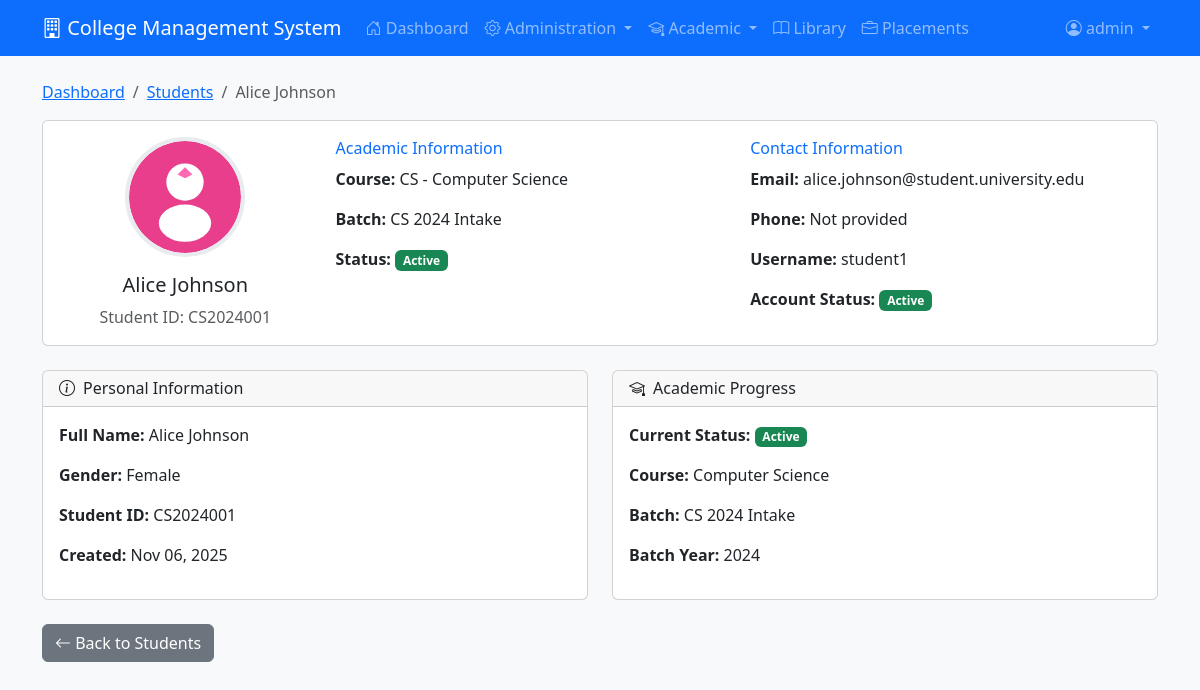
Page /traditional-php/student_details.php?id=1 (signed in) on the committed database.
### tables this page shows
CREATE TABLE users (
    user_id INT PRIMARY KEY AUTO_INCREMENT,
    username VARCHAR(100) NOT NULL UNIQUE,
    password_hash VARCHAR(255) NOT NULL,
    role_id INT NOT NULL,
    is_active TINYINT(1) DEFAULT 1,
    created_at TIMESTAMP DEFAULT CURRENT_TIMESTAMP,
    FOREIGN KEY (role_id) REFERENCES roles(role_id)
);

CREATE TABLE students (
    student_pk_id INT PRIMARY KEY AUTO_INCREMENT,
    student_id VARCHAR(20) NOT NULL UNIQUE,
    user_id INT NULL UNIQUE,
    full_name VARCHAR(200) NOT NULL,
    email VARCHAR(100) UNIQUE,
    course_id INT NOT NULL,
    batch_id INT NOT NULL,
    academic_status ENUM('Active', 'On Leave', 'Suspended', 'Graduated') DEFAULT 'Active',
    profile_picture VARCHAR(255) NULL,
    gender ENUM('Male', 'Female', 'Other') DEFAULT 'Other',
    created_at TIMESTAMP DEFAULT CURRENT_TIMESTAMP,
    FOREIGN KEY (user_id) REFERENCES users(user_id),
    FOREIGN KEY (course_id) REFERENCES courses(course_id),
    FOREIGN KEY (batch_id) REFERENCES batches(batch_id)
);

CREATE TABLE courses (
    course_id INT PRIMARY KEY AUTO_INCREMENT,
    course_code VARCHAR(10) NOT NULL UNIQUE,
    course_name VARCHAR(150) NOT NULL,
    duration_years INT
);

CREATE TABLE batches (
    batch_id INT PRIMARY KEY AUTO_INCREMENT,
    course_id INT NOT NULL,
    batch_year YEAR NOT NULL,
    batch_name VARCHAR(50) NOT NULL,
    FOREIGN KEY (course_id) REFERENCES courses(course_id)
);

### traditional-php/config.php (called while the page is built, shortened)
<?php
try {
    $pdo = new PDO(
        "mysql:host=" . DB_HOST . ";dbname=" . DB_NAME . ";charset=utf8mb4",
        DB_USER,
        DB_PASS,
        [
            PDO::ATTR_ERRMODE => PDO::ERRMODE_EXCEPTION,
            PDO::ATTR_DEFAULT_FETCH_MODE => PDO::FETCH_ASSOC,
            PDO::ATTR_EMULATE_PREPARES => false,
        ]
    );
} catch (PDOException $e) {
    die("Database connection failed: " . $e->getMessage());
}
function isLoggedIn() {
    return isset($_SESSION['user_id']);
}
function getCurrentUser() {
    global $pdo;
    try {
        $stmt = $pdo->prepare("
            SELECT u.*, r.role_name,
                   CASE
                       WHEN r.role_name = 'Faculty' THEN f.faculty_id
                       WHEN r.role_name = 'Student' THEN s.student_pk_id
                       ELSE NULL
                   END as faculty_id,
                   CASE
                       WHEN r.role_name = 'Faculty' THEN f.faculty_id
                       WHEN r.role_name = 'Student' THEN s.student_pk_id
                       ELSE NULL
                   END as student_id
            FROM users u
            LEFT JOIN roles r ON u.role_id = r.role_id
            LEFT JOIN faculty f ON u.user_id = f.user_id
            LEFT JOIN students s ON u.user_id = s.user_id
            WHERE u.user_id = ?
        ");
        $stmt->execute([$_SESSION['user_id']]);
        $user = $stmt->fetch(PDO::FETCH_ASSOC);
        if ($user) {
            return $user;
        }
        return null;
    } catch (PDOException $e) {
        error_log("getCurrentUser: Database error: " . $e->getMessage());
        return [
            'user_id' => $_SESSION['user_id'],
            'username' => $_SESSION['username'] ?? 'unknown',
            'role_name' => $_SESSION['role'] ?? 'Student',
            'faculty_id' => null,
            'student_id' => null,
            'full_name' => $_SESSION['username'] ?? 'Unknown User'
        ];
    }
}
function hasRole($roles) {
    $user = getCurrentUser();
    $roleMapping = [
        'Management' => 'Administrative Staff',
        'Staff' => 'Administrative Staff',
        'Admin' => 'Admin',
        'Faculty' => 'Faculty',
        'Student' => 'Student'
    ];
    $mappedRoles = [];
    foreach ($roles as $role) {
        if (isset($roleMapping[$role])) {
            $mappedRoles[] = $roleMapping[$role];
        } else {
            $mappedRoles[] = $role;
        }
    }
    return in_array($user['role_name'], $mappedRoles);
}
function getPermissions() {
    return [
        'Admin' => [
            'read' => ['all'],
            'write' => ['all'],
            'modules' => ['dashboard', 'students', 'faculty', 'courses', 'subjects', 'tests', 'grades', 'fees', 'library', 'placements', 'admissions', 'announcements', 'settings', 'papers']
        ],
        'Administrative Staff' => [
            'read' => ['all'],
            'write' => ['all'],
            'modules' => ['dashboard', 'students', 'faculty', 'courses', 'subjects', 'tests', 'grades', 'fees', 'library', 'placements', 'admissions', 'announcements', 'settings', 'papers']
        ],
        'Faculty' => [
            'read' => ['students', 'library', 'placements', 'dashboard', 'subjects', 'tests', 'grades', 'papers'],
            'write' => ['announcements', 'grades', 'tests', 'papers'],
            'modules' => ['dashboard', 'students', 'library', 'placements', 'announcements', 'grades', 'tests', 'subjects', 'papers']
        ],
        'Student' => [
            'read' => ['all'],
            'write' => [],
            'modules' => ['dashboard', 'grades', 'library', 'placements', 'announcements', 'papers']
        ]
    ];
}
function canAccessModule($module) {
    $user = getCurrentUser();
    $permissions = getPermissions();
    $role = $user['role_name'];
    return in_array($module, $permissions[$role]['modules']);
}
function escape($string) {
    return htmlspecialchars($string, ENT_QUOTES, 'UTF-8');
}
function getProfilePictureUrl($profilePicturePath, $gender = 'Other') {
    $gender = $gender ? strtolower($gender) : 'other';
    if ($gender === 'male') {
        return 'uploads/avatars/male.svg';
    } elseif ($gender === 'female') {
        return 'uploads/avatars/female.svg';
    } else {
        return 'uploads/avatars/other.svg';
    }
}

### traditional-php/student_details.php (the view, shortened to what this page needs)
<?php
require_once 'config.php';
$user = getCurrentUser();
$student_id = $_GET['id'] ?? 0;
$stmt = $pdo->prepare("
    SELECT s.*, c.course_name, c.course_code, b.batch_name, b.batch_year,
           u.username, u.is_active as user_active
    FROM students s
    LEFT JOIN courses c ON s.course_id = c.course_id
    LEFT JOIN batches b ON s.batch_id = b.batch_id
    LEFT JOIN users u ON s.user_id = u.user_id
    WHERE s.student_pk_id = ?
");
$stmt->execute([$student_id]);
$student = $stmt->fetch(PDO::FETCH_ASSOC);
?>
<!DOCTYPE html>
<html lang="en">
<head>
    <link href="https://cdn.jsdelivr.net/npm/bootstrap@5.3.0/dist/css/bootstrap.min.css" rel="stylesheet">
    <link href="https://cdn.jsdelivr.net/npm/bootstrap-icons@1.10.0/font/bootstrap-icons.css" rel="stylesheet">
</head>
<body class="bg-light">
    <nav class="navbar navbar-expand-lg navbar-dark bg-primary">
        <div class="container">
            <a class="navbar-brand" href="dashboard.php">
                <i class="bi bi-building"></i> College Management System
            </a>
            <div class="collapse navbar-collapse" id="navbarNav">
                <ul class="navbar-nav me-auto">
                    <li class="nav-item">
                        <a class="nav-link" href="dashboard.php">
                            <i class="bi bi-house-door"></i> Dashboard
                        </a>
                    </li>
                    <?php if (hasRole(['Administrative Staff', 'Admin'])): ?>
                    <li class="nav-item dropdown">
                        <a class="nav-link dropdown-toggle" href="#" id="adminDropdown" role="button" data-bs-toggle="dropdown">
                            <i class="bi bi-gear"></i> Administration
                        </a>
                    </li>
                    <?php endif; ?>
                    <?php if (canAccessModule('subjects') || canAccessModule('tests') || canAccessModule('grades') || canAccessModule('students') || canAccessModule('faculty')): ?>
                    <li class="nav-item dropdown">
                        <a class="nav-link dropdown-toggle" href="#" id="academicDropdown" role="button" data-bs-toggle="dropdown">
                            <i class="bi bi-mortarboard"></i> Academic
                        </a>
                    </li>
                    <?php endif; ?>
                    <?php if (canAccessModule('library')): ?>
                    <li class="nav-item">
                        <a class="nav-link" href="library.php">
                            <i class="bi bi-book"></i> Library
                        </a>
                    </li>
                    <?php endif; ?>
                    <?php if (canAccessModule('placements')): ?>
                    <li class="nav-item">
                        <a class="nav-link" href="placements.php">
                            <i class="bi bi-briefcase"></i> Placements
                        </a>
                    </li>
                    <?php endif; ?>
                    <?php if (hasRole(['Student'])): ?>
                    <li class="nav-item">
                        <a class="nav-link" href="student-grades.php">
                            <i class="bi bi-award"></i> My Grades
                        </a>
                    </li>
                    <li class="nav-item">
                        <a class="nav-link" href="fees.php">
                            <i class="bi bi-currency-dollar"></i> Fees
                        </a>
                    </li>
                    <li class="nav-item">
                        <a class="nav-link" href="library.php">
                            <i class="bi bi-book"></i> Library
                        </a>
                    </li>
                    <?php endif; ?>
                </ul>
                <ul class="navbar-nav">
                    <li class="nav-item dropdown">
                        <a class="nav-link dropdown-toggle" href="#" id="userDropdown" role="button" data-bs-toggle="dropdown">
                            <i class="bi bi-person-circle"></i> <?php echo escape($user['username']); ?>
                        </a>
                    </li>
                </ul>
            </div>
        </div>
    </nav>
    <div class="container mt-4">
        <nav aria-label="breadcrumb">
            <ol class="breadcrumb">
                <li class="breadcrumb-item"><a href="dashboard.php">Dashboard</a></li>
                <li class="breadcrumb-item"><a href="students.php">Students</a></li>
                <li class="breadcrumb-item active"><?php echo escape($student['full_name']); ?></li>
            </ol>
        </nav>
        <div class="card mb-4">
            <div class="card-body">
                <div class="row align-items-center">
                    <div class="col-md-3 text-center">
                        <img src="<?php echo getProfilePictureUrl($student['profile_picture'] ?? null, $student['gender'] ?? 'Other'); ?>"
                             alt="Profile Picture" class="profile-picture mb-3">
                        <h5><?php echo escape($student['full_name']); ?></h5>
                        <p class="text-muted mb-0">Student ID: <?php echo escape($student['student_id']); ?></p>
                    </div>
                    <div class="col-md-9">
                        <div class="row">
                            <div class="col-md-6">
                                <h6 class="text-primary">Academic Information</h6>
                                <p><strong>Course:</strong>
                                    <?php if ($student['course_name']): ?>
                                        <?php echo escape($student['course_code'] . ' - ' . $student['course_name']); ?>
                                    <?php else: ?>
                                        Not assigned
                                    <?php endif; ?>
                                </p>
                                <p><strong>Batch:</strong> <?php echo escape($student['batch_name'] ?? 'Not assigned'); ?></p>
                                <p><strong>Status:</strong>
                                    <span class="badge bg-<?php
                                        echo $student['academic_status'] === 'Active' ? 'success' :
                                            ($student['academic_status'] === 'Graduated' ? 'primary' : 'warning');
                                    ?>">
                                        <?php echo escape($student['academic_status']); ?>
                                    </span>
                                </p>
                            </div>
                            <div class="col-md-6">
                                <h6 class="text-primary">Contact Information</h6>
                                <p><strong>Email:</strong> <?php echo escape($student['email'] ?? 'Not provided'); ?></p>
                                <p><strong>Phone:</strong> <?php echo escape($student['contact_number'] ?? 'Not provided'); ?></p>
                                <p><strong>Username:</strong> <?php echo escape($student['username'] ?? 'Not set'); ?></p>
                                <p><strong>Account Status:</strong>
                                    <span class="badge bg-<?php echo ($student['user_active'] ?? 0) ? 'success' : 'secondary'; ?>">
                                        <?php echo ($student['user_active'] ?? 0) ? 'Active' : 'Inactive'; ?>
                                    </span>
                                </p>
                            </div>
                        </div>
                    </div>
                </div>
            </div>
        </div>
        <div class="row">
            <div class="col-md-6">
                <div class="card detail-card h-100">
                    <div class="card-header">
                        <h6 class="mb-0"><i class="bi bi-info-circle me-2"></i>Personal Information</h6>
                    </div>
                    <div class="card-body">
                        <p><strong>Full Name:</strong> <?php echo escape($student['full_name']); ?></p>
                        <p><strong>Gender:</strong> <?php echo escape($student['gender'] ?? 'Not specified'); ?></p>
                        <p><strong>Student ID:</strong> <?php echo escape($student['student_id']); ?></p>
                        <p><strong>Created:</strong> <?php echo date('M d, Y', strtotime($student['created_at'])); ?></p>
                    </div>
                </div>
            </div>
            <div class="col-md-6">
                <div class="card detail-card h-100">
                    <div class="card-header">
                        <h6 class="mb-0"><i class="bi bi-mortarboard me-2"></i>Academic Progress</h6>
                    </div>
                    <div class="card-body">
                        <p><strong>Current Status:</strong>
                            <span class="badge bg-<?php
                                echo $student['academic_status'] === 'Active' ? 'success' :
                                    ($student['academic_status'] === 'Graduated' ? 'primary' : 'warning');
                            ?>">
                                <?php echo escape($student['academic_status']); ?>
                            </span>
                        </p>
                        <p><strong>Course:</strong> <?php echo escape($student['course_name'] ?? 'Not assigned'); ?></p>
                        <p><strong>Batch:</strong> <?php echo escape($student['batch_name'] ?? 'Not assigned'); ?></p>
                        <p><strong>Batch Year:</strong> <?php echo escape($student['batch_year'] ?? 'N/A'); ?></p>
                    </div>
                </div>
            </div>
        </div>
        <div class="mt-4">
            <a href="students.php" class="btn btn-secondary">
                <i class="bi bi-arrow-left"></i> Back to Students
            </a>
        </div>
    </div>
</body>
</html>

### traditional-php/student_details.php (style rules this page uses)
.profile-picture { width: 120px; height: 120px; object-fit: cover; border-radius: 50%; border: 4px solid #e9ecef; }
.detail-card { transition: transform 0.2s; }

### rows in the picture
users: username "admin"
students: full_name "Alice Johnson", student "CS2024001", course.course_name "CS - Computer Science", batch.batch_name "CS 2024 Intake", academic_status "Active", email "alice.johnson@student.university.edu", user.username "student1", gender "Female", created_at "Nov 06, 2025", course.course_name "Computer Science", batch.batch_year "2024"

### other values in the picture
$student['contact_number'] "Not provided"
